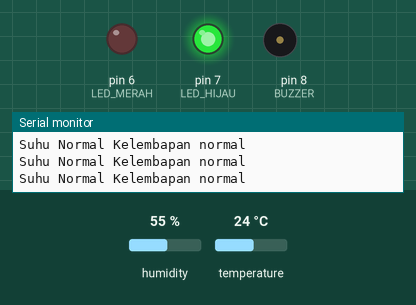
This sketch was run on a simulated Arduino Uno, built with avr-gcc and run on an emulated ATmega328P. Parts: output pins drawn as LEDs (lit = HIGH), buzzer (waves = sounding), the last lines printed to the serial monitor. The test bench sets the inputs (shaded band); at power-on: humidity 55 %, temperature 24 °C.

Above: at 3.8 s.
3.9 s: humidity set to 31 %
7.8 s: humidity set to 28 %
12.0 s: temperature set to 30.6 °C
15.9 s: temperature set to 31.5 °C
At 19.3 s:
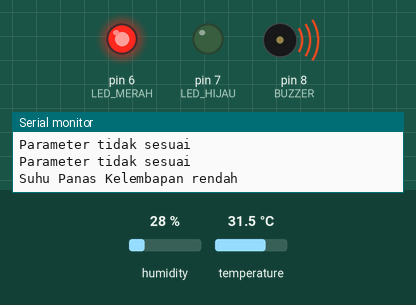
Timing chart, 0 to 20.8 s (numbered marks = the images above; inputs shaded):
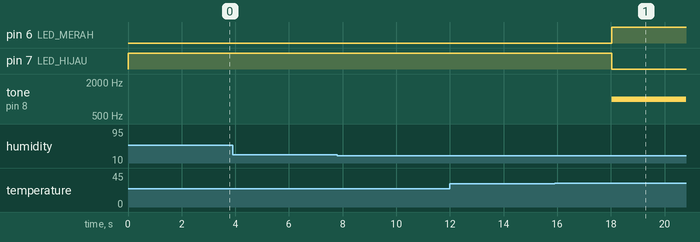

The sketch:

DHTwithBUZZ.ino
```cpp
#include <DHT.h>

#define LED_HIJAU 7
#define LED_MERAH 6
#define BUZZER 8
#define DHT_PIN 5
#define DHTTYPE 22

DHT dht(DHT_PIN, DHTTYPE);

void setup() {
  pinMode(LED_HIJAU, OUTPUT);
  pinMode(LED_MERAH, OUTPUT);
  pinMode(BUZZER, OUTPUT );

  digitalWrite(LED_HIJAU, LOW);
  digitalWrite(LED_MERAH, LOW);

  Serial.begin(9600);
  dht.begin();
}

void loop() {
  int suhu = dht.readTemperature();
  int kel = dht.readHumidity();

  if( suhu <= 30 && kel >= 30) {
    digitalWrite(LED_HIJAU, HIGH);
    digitalWrite(LED_MERAH, LOW);
    Serial.print("Suhu Normal ");
    Serial.println("Kelembapan normal");
  } else if (suhu > 30 && kel < 30) {
    digitalWrite(LED_MERAH, HIGH);
    digitalWrite(LED_HIJAU, LOW);
    Serial.print("Suhu Panas ");
    Serial.println("Kelembapan rendah");
    tone(BUZZER, 1000);
  } else {
    Serial.println("Parameter tidak sesuai");
  }
  delay(1500);
}
```

Measured:
- the behaviour switches between 30.9 and 31 °C on temperature (found by bisection; images 0 and 1)
- after the input at 15.9 s, pin 6 (LED_MERAH): LOW → HIGH after 2.1 s; pin 7 (LED_HIJAU): HIGH → LOW after 2.1 s; tone on pin 8 (BUZZER): silent → 1000 Hz after 2.1 s
